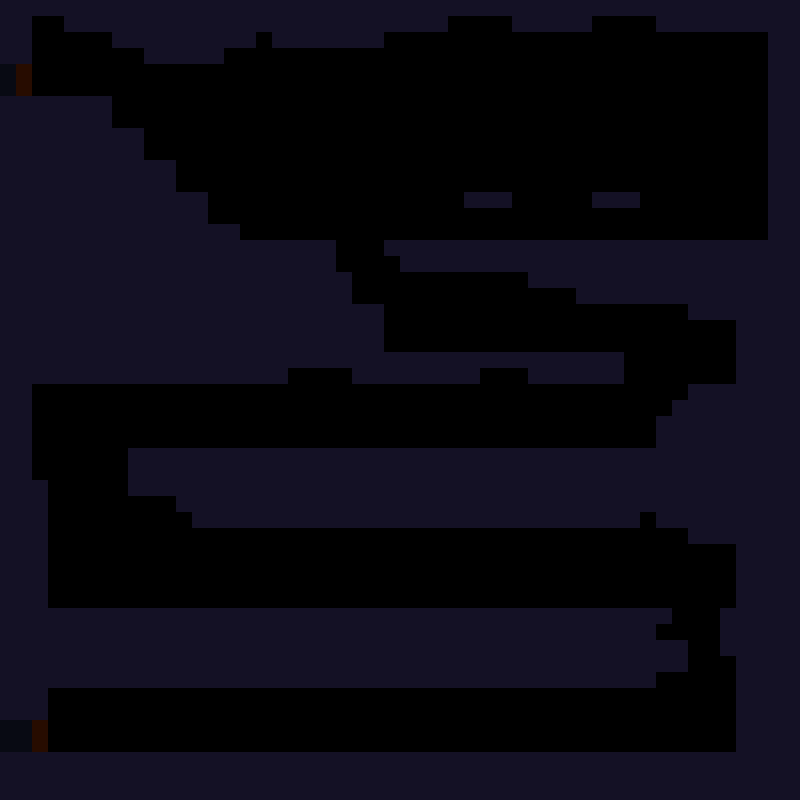

Below is a game level as drawn by its tile map, then a one-line description and the .tmx that defines it (tile-layer data replaced by summaries):
An orthogonal 50x50 tile map with 16x16 px tiles, 1 tile layer (Solid), 1 hidden layer not drawn and 36 objects (21x zombie, 12x level2, 2x checkpoint, spawn).

<map version="1.0" orientation="orthogonal" renderorder="right-down" width="50" height="50" tilewidth="16" tileheight="16" nextobjectid="69">
 <tileset firstgid="1" name="Cave" tilewidth="16" tileheight="16" tilecount="16" columns="8">
  <image source="../tilesets/cave.png" width="128" height="32" />
 </tileset>
 <layer name="Background" width="50" height="50" visible="0">
  <data>[2500 cells, 2500 non-empty, 3 distinct tile ids]</data>
 </layer>
 <layer name="Solid" width="50" height="50">
  <data>[2500 cells, 1285 non-empty, 3 distinct tile ids]</data>
 </layer>
 <objectgroup name="spawn">
  <object id="4" name="playerSpawn" type="spawn" x="48" y="48" width="12" height="12" />
 </objectgroup>
 <objectgroup name="checkpoints">
  <object id="10" name="checkpoint" type="checkpoint" x="272" y="224" width="16" height="16" />
  <object id="30" name="checkpoint" type="checkpoint" x="96" y="592" width="16" height="16" />
 </objectgroup>
 <objectgroup name="trigger">
  <object id="52" name="level2" x="80" y="720" width="16" height="16" />
  <object id="54" name="level2" x="80" y="704" width="16" height="16" />
  <object id="55" name="level2" x="80" y="688" width="16" height="16" />
  <object id="56" name="level2" x="80" y="736" width="16" height="16" />
  <object id="61" name="level2" x="48" y="720" width="16" height="16" />
  <object id="62" name="level2" x="48" y="704" width="16" height="16" />
  <object id="63" name="level2" x="48" y="688" width="16" height="16" />
  <object id="64" name="level2" x="48" y="736" width="16" height="16" />
  <object id="65" name="level2" x="64" y="720" width="16" height="16" />
  <object id="66" name="level2" x="64" y="704" width="16" height="16" />
  <object id="67" name="level2" x="64" y="688" width="16" height="16" />
  <object id="68" name="level2" x="64" y="736" width="16" height="16" />
 </objectgroup>
 <objectgroup name="enemy">
  <object id="18" name="zombie" x="448" y="224" width="16" height="16" />
  <object id="22" name="zombie" x="624" y="224" width="16" height="16" />
  <object id="23" name="zombie" x="496" y="336" width="16" height="16" />
  <object id="24" name="zombie" x="208" y="432" width="16" height="16" />
  <object id="25" name="zombie" x="384" y="432" width="16" height="16" />
  <object id="27" name="zombie" x="304" y="432" width="16" height="16" />
  <object id="28" name="zombie" x="464" y="432" width="16" height="16" />
  <object id="29" name="zombie" x="528" y="432" width="16" height="16" />
  <object id="31" name="zombie" x="608" y="592" width="16" height="16" />
  <object id="32" name="zombie" x="560" y="592" width="16" height="16" />
  <object id="33" name="zombie" x="464" y="592" width="16" height="16" />
  <object id="34" name="zombie" x="384" y="592" width="16" height="16" />
  <object id="35" name="zombie" x="304" y="592" width="16" height="16" />
  <object id="36" name="zombie" x="240" y="592" width="16" height="16" />
  <object id="37" name="zombie" x="432" y="592" width="16" height="16" />
  <object id="38" name="zombie" x="224" y="736" width="16" height="16" />
  <object id="39" name="zombie" x="384" y="736" width="16" height="16" />
  <object id="40" name="zombie" x="496" y="736" width="16" height="16" />
  <object id="41" name="zombie" x="304" y="736" width="16" height="16" />
  <object id="42" name="zombie" x="544" y="736" width="16" height="16" />
  <object id="43" name="zombie" x="448" y="736" width="16" height="16" />
 </objectgroup>
</map>
